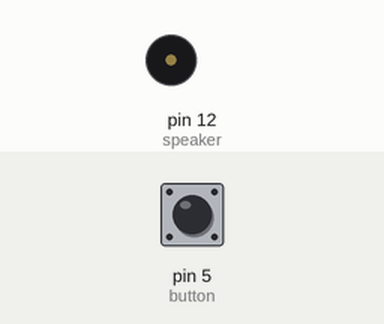
This sketch was run on a simulated Arduino Uno, built with avr-gcc and run on an emulated ATmega328P. Parts: buzzer (waves = sounding). The inputs (shaded band) are chosen by the test bench; at power-on: pin 5 (button) LOW.

Above: at 1.2 s.
1.3 s: pin 5 (button) pulled HIGH for 0.15 s
At 1.42 s:
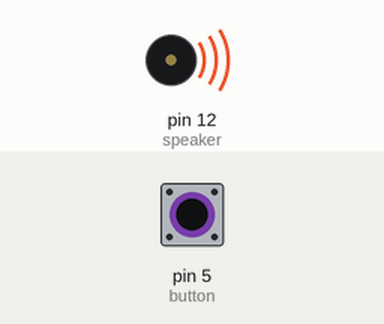
4.3 s: pin 5 (button) pulled HIGH for 1 s
At 6.8 s:
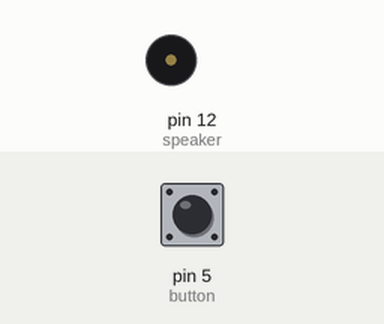
7.3 s: pin 5 (button) pulled HIGH for 3.2 s
At 7.42 s:
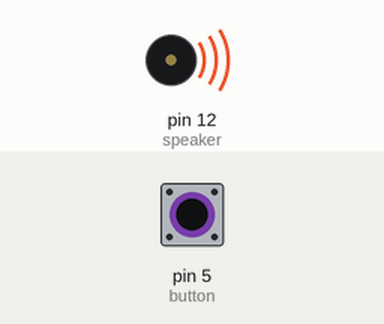
Timing chart, 0 to 12.4 s (numbered marks = the images above; inputs shaded):
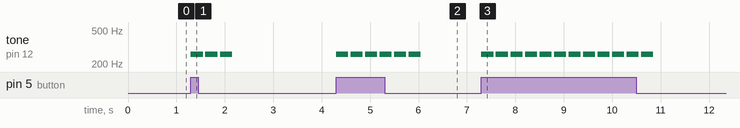

Measured:
- after the input at 1.3 s, tone on pin 12 (speaker): alternates 261 Hz for 0.25 s and silent for 0.05 s, 6 changes in all, then stays silent, starting at once
- after the input at 4.3 s, tone on pin 12 (speaker): alternates 261 Hz for 0.25 s and silent for 0.05 s, 12 changes in all, then stays silent, starting at once
- after the input at 7.3 s, tone on pin 12 (speaker): alternates 261 Hz for 0.25 s and silent for 0.05 s, 24 changes in all, then stays silent, starting at once

The sketch:

speaker1.ino
```cpp
int button = 5;
int speaker = 12;

void play() {
  for(int i=0;i<3;i++){
    tone(speaker,261.62);
    delay(250);
    noTone(speaker);
    delay(50);
  }
}

void setup() {
  pinMode(button,INPUT);
  pinMode(speaker,OUTPUT);
}

void loop() {
  int state = digitalRead(button);
  if(state == HIGH){
    play();
  }
}
```
